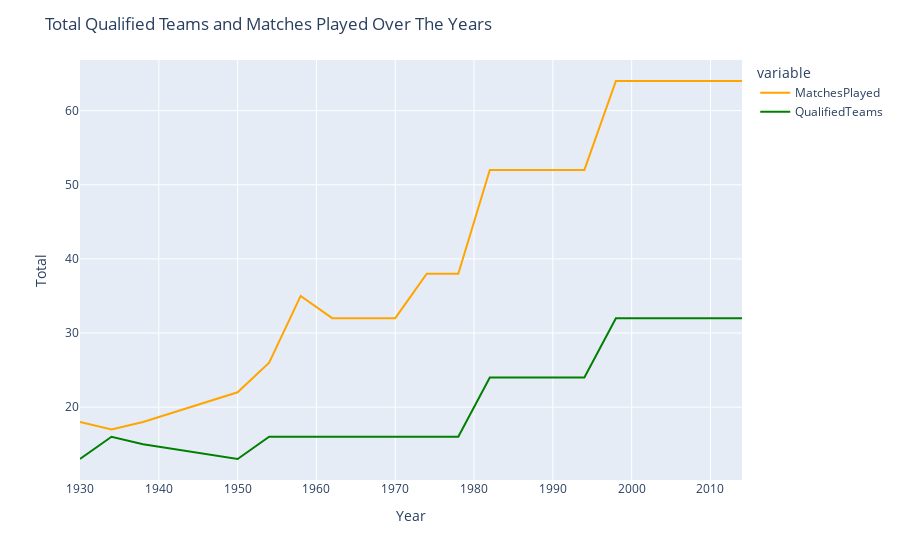

Notebook cell for this chart:
### Code cell
#Displaying a line plot of Total Matches And Qualified Teams over the Years
fig=px.line(df3,x="Year",y=["MatchesPlayed","QualifiedTeams"],color_discrete_map={"MatchesPlayed":"orange","QualifiedTeams":"green"}
        ,labels={"value":"Total"})
fig.update_layout(title="Total Qualified Teams and Matches Played Over The Years")

### Figure 1 — Plotly figure (JSON) as saved in the notebook; plotly's stock layout.template omitted (floating-point values rounded to 4 significant figures)
{"data": [{"hovertemplate": "variable=MatchesPlayed<br>Year=%{x}<br>Total=%{y}<extra></extra>", "legendgroup": "MatchesPlayed", "line": {"color": "orange", "dash": "solid"}, "marker": {"symbol": "circle"}, "mode": "lines", "name": "MatchesPlayed", "orientation": "v", "showlegend": true, "type": "scatter", "x": [1930, 1934, 1938, 1950, 1954, 1958, 1962, 1966, 1970, 1974, 1978, 1982, 1986, 1990, 1994, 1998, 2002, 2006, 2010, 2014], "xaxis": "x", "y": [18, 17, 18, 22, 26, 35, 32, 32, 32, 38, 38, 52, 52, 52, 52, 64, 64, 64, 64, 64], "yaxis": "y"}, {"hovertemplate": "variable=QualifiedTeams<br>Year=%{x}<br>Total=%{y}<extra></extra>", "legendgroup": "QualifiedTeams", "line": {"color": "green", "dash": "solid"}, "marker": {"symbol": "circle"}, "mode": "lines", "name": "QualifiedTeams", "orientation": "v", "showlegend": true, "type": "scatter", "x": [1930, 1934, 1938, 1950, 1954, 1958, 1962, 1966, 1970, 1974, 1978, 1982, 1986, 1990, 1994, 1998, 2002, 2006, 2010, 2014], "xaxis": "x", "y": [13, 16, 15, 13, 16, 16, 16, 16, 16, 16, 16, 24, 24, 24, 24, 32, 32, 32, 32, 32], "yaxis": "y"}], "layout": {"legend": {"title": {"text": "variable"}, "tracegroupgap": 0}, "margin": {"t": 60}, "title": {"text": "Total Qualified Teams and Matches Played Over The Years"}, "xaxis": {"anchor": "y", "domain": [0, 1], "title": {"text": "Year"}}, "yaxis": {"anchor": "x", "domain": [0, 1], "title": {"text": "Total"}}}}
